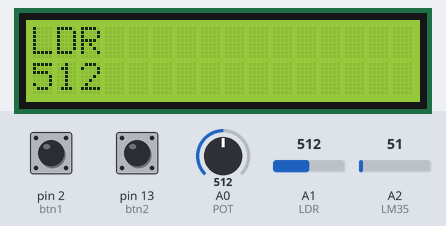
The sketch below on a simulated Arduino Uno, built with avr-gcc and run on an emulated ATmega328P. Parts: 16×2 character LCD. Inputs (shaded band) come from the test bench; at power-on: pin 2 (btn1) LOW, A1 (LDR) = 512, pin 13 (btn2) LOW, A0 (POT) = 512, A2 (LM35) = 51.

Above: at 1.2 s.
1.3 s: pin 2 (btn1) pulled HIGH for 1 s
At 1.66 s:
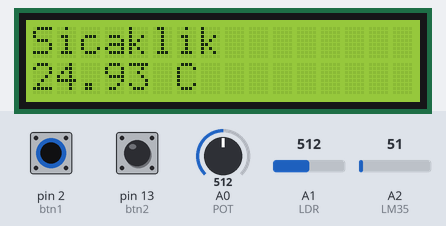
3.9 s: A1 (LDR) set to 716
At 4.8 s:
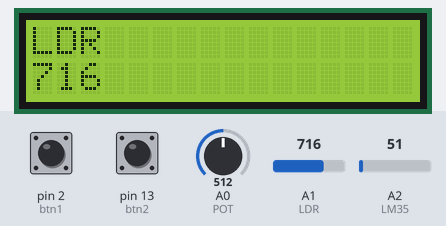
5.4 s: A1 (LDR) set to 900
At 6.4 s:
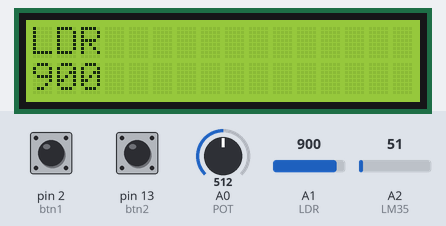
6.9 s: pin 13 (btn2) pulled HIGH for 3.2 s
At 7.32 s:
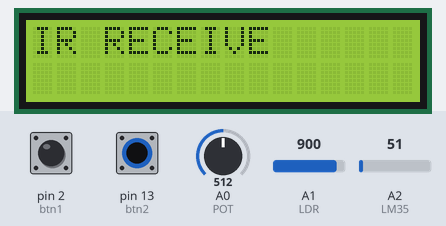
11.6 s: pin 13 (btn2) pulled HIGH for 0.15 s
At 12.2 s:
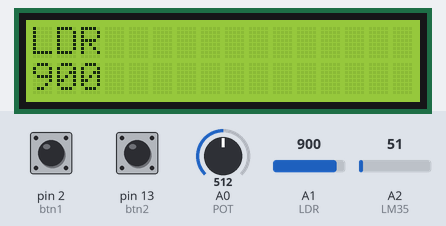
13.3 s: pin 2 (btn1) pulled HIGH for 0.15 s
At 14.0 s:
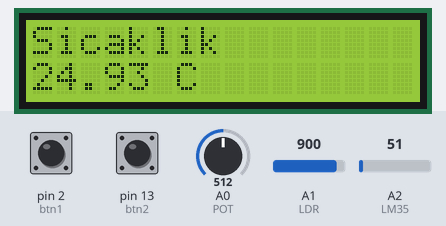
Timing chart, 0 to 16.3 s (numbered marks = the images above; inputs shaded):
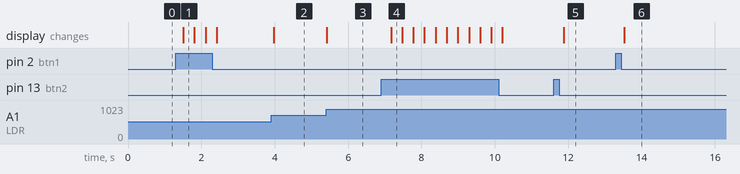

Measured:
- after the input at 1.3 s, the display: changes after 0.21 s (image 1)
- after the input at 3.9 s, the display: changes after 0.07 s (image 2)
- after the input at 5.4 s, the display: changes at once (image 3)
- after the input at 6.9 s, the display: changes after 0.27 s (image 4)
- after the input at 11.6 s, the display: changes after 0.27 s (image 5)
- after the input at 13.3 s, the display: changes after 0.22 s (image 6)

The sketch:

ArduKit_Menu1.ino
```cpp
/*by VIPREKIT
 *
 * Menu uygulaması yapılmıştır.
 * Buton kullanarak geçişlerle:
 *  LDR (ışık şiddeti)
 *  LM35(sıcaklık)
 *  POT(potansiyometre)
 *  IR (IR Buton Kodları)
 * değerleri alınıp LCD ekrana yazılmıştır.
 * www.viprekit.com
 */

#include <IRremote.h>
#include <LiquidCrystal.h>

LiquidCrystal lcd(12, 11, 7, 4, 3, 8);
#define LM35 A2
#define LDR A1
#define POT A0
#define IR A5
#define btn1 2
#define btn2 13

int gecis = 1 ;
int ldr = 0 ;
float Voltage = 0;
float AnalogDeger = 0 ;
float Sicaklik = 0;
int Pot = 0 ;
IRrecv irrecv(IR);
decode_results results;

void setup() {
 pinMode(LDR,INPUT);
 pinMode(LM35,INPUT);
 pinMode(POT,INPUT);
 pinMode(btn1,INPUT);
 pinMode(btn2,INPUT);

 irrecv.enableIRIn();
 lcd.begin(16,2);
}

void loop() {
if(digitalRead(btn1)==1){
    delay(200);
   if(gecis == 4)
   gecis = 1;
   else if(gecis ==3){
   lcd.clear();
   gecis++;
   }
   else
   gecis++;
  }

  else if (digitalRead(btn2)==1)
  {
    delay(200);
    if(gecis == 1){
      gecis = 4;
      lcd.clear();
    }
    else
      gecis--;
    }
  else{}

if(gecis==1)
_isik();
else if(gecis==2)
_sicaklik();
else if(gecis==3)
_pot();
else if(gecis==4){
_ir();
}
else{}

}
void _isik(){
 ldr =analogRead(LDR);
 lcd.clear();
 lcd.print("LDR");
 lcd.setCursor(0,1);
 lcd.print(ldr);
 delay(100);
}

void _sicaklik(){
  AnalogDeger = analogRead(LM35);
 Voltage = (AnalogDeger/1023)*5000;
 Sicaklik = Voltage / 10.0;
 lcd.clear();
 lcd.print("Sicaklik");
 lcd.setCursor(0,1);
 lcd.print(Sicaklik);
 lcd.print(" C");
 delay(100);
}

void _pot(){
  Pot=analogRead(POT);
  lcd.clear();
  lcd.print("POT");
  lcd.setCursor(0,1);
  lcd.print(Pot);
  delay(100);
}

void _ir(){
     lcd.setCursor(0,0);
     lcd.print("IR RECEIVE");

  if (irrecv.decode(&results)) {
    lcd.clear();
    lcd.print("IR RECEIVE");
    lcd.setCursor(0,1);
    lcd.print(results.value, HEX);
    irrecv.resume();
  }
  delay(100);
}
```
